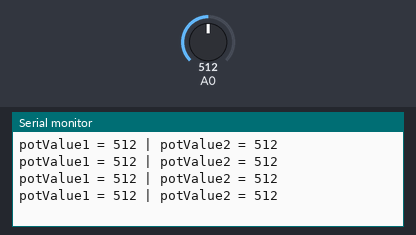
Bench run of a sketch on a simulated ESP8266 (NodeMCU). On the bench: the last lines printed to the serial monitor. The test bench sets the inputs (shaded band); at power-on: A0 = 512.

Above: at 1.2 s.
1.3 s: A0 set to 716
At 1.51 s:
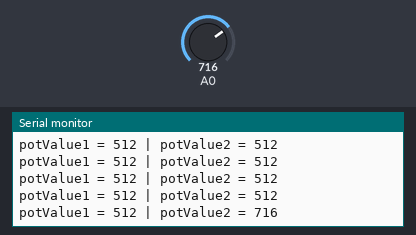
2.8 s: A0 set to 900
At 3.01 s:
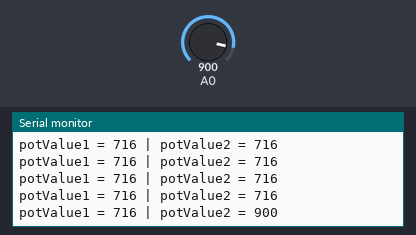
Timing chart, 0 to 5.8 s (numbered marks = the images above; inputs shaded):
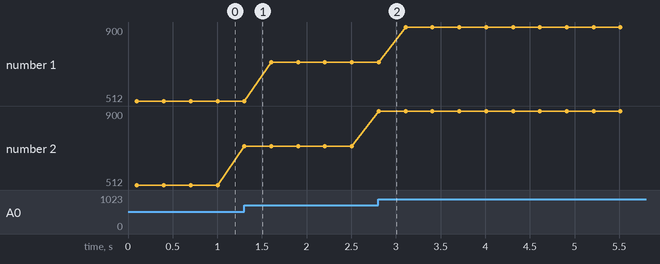

Measured:
- after the input at 1.3 s, the serial monitor: prints a new line at once (image 1)
- after the input at 2.8 s, the serial monitor: prints a new line at once (image 2)
- plotted number 1: 512 → 716 after the input at 1.3 s, 716 → 900 after the input at 2.8 s
- plotted number 2: 512 → 716 after the input at 1.3 s, 716 → 900 after the input at 2.8 s

The sketch:

Old_Sending_Code.ino
```cpp
// /workspaces/princessWinipini/ESP 1 (Sender)/Old Sending Code.ino
// princessWinipini Boat Project
// Created by calpkim & TitoSpike
// ©2025

//Chat GPT
/*
    const int switchPin = 2; // Example digital pin

    void setup() {
      pinMode(switchPin, INPUT);
    }

    void loop() {
      int switchState = digitalRead(switchPin);
      if (switchState == LOW) {
        // Switch is closed (on)
        // Do something when switch is on
      } else {
        // Switch is open (off)
        // Do something when switch is off
      }
    }
*/
#include <ESP8266WiFi.h>
#include <espnow.h>

uint8_t receiverMAC[] = {0x48, 0x3F, 0xDA, 0x57, 0x55, 0x5B};

typedef struct struct_message {
  int potValue1;
  int potValue2;
} struct_message;

struct_message dataToSend;

const int throttleGND = D5;  // Used to ground throttle pot
const int steeringGND = D6;  // Used to provide VCC to throttle pot
const int steeringVCC = D7; // Used to provide VCC to steering pot
const int throttleVCC = D8; // Used to provide VCC to throttle pot

void setup() {
  Serial.begin(115200);
  WiFi.mode(WIFI_STA);  // ESP-NOW requires station mode
  WiFi.disconnect();    // ensure no connection to router

  pinMode(throttleGND, INPUT);
  pinMode(steeringGND, INPUT);
  pinMode(steeringVCC, INPUT);
  pinMode(throttleVCC, INPUT);

  if (esp_now_init() != 0) {
    Serial.println("ESP-NOW init failed");
    return;
  }
// D0 is throttle positive (3v) and D1 is throttle negative (GND)
// D3 is steering positive (3v) and D2 is steering negative (GND)
//A0 is the analog input for both, have to on and off each port accordingly and read at the same time in order to read both simultaniously

  esp_now_set_self_role(ESP_NOW_ROLE_CONTROLLER);

  esp_now_add_peer(receiverMAC, ESP_NOW_ROLE_SLAVE, 1, NULL, 0);
}

void loop() {
  // === Read Throttle ===
  // TURN OFF STEERING
  pinMode(steeringGND, INPUT);   // Make sure steering is disconnected
  pinMode(steeringVCC, INPUT);  // Ensure steering VCC is off
  // TURN ON THROTTLE
  pinMode(throttleGND, OUTPUT);  // Set throttle GND to output
  pinMode(throttleVCC, OUTPUT);  // Turn on throttle VCC
  digitalWrite(throttleGND, LOW);    // Ground throttle
  digitalWrite(throttleVCC, HIGH);   // Turn on Power for throttle
  delay(50);                         // Wait for voltage to stabilize
  // READ THROTTLE
  dataToSend.potValue1 = analogRead(A0);
  //TURN OFF THROTTLE
  pinMode(throttleVCC, INPUT);  // Turn off throttle VCC
  pinMode(throttleVCC, INPUT);  // Turn off throttle VCC

  // === Read Steering ===
  // TURN OFF THROTTLE
  pinMode(throttleGND, INPUT);   // Make sure throttle is disconnected
  pinMode(throttleVCC, INPUT);  // Ensure throttle VCC is off
  // TURN ON STEERING
  pinMode(steeringGND, OUTPUT);  // Set steering GND to output
  pinMode(steeringVCC, OUTPUT);  // Turn on steering VCC
  digitalWrite(steeringGND, LOW);    // Ground steering
  digitalWrite(steeringVCC, HIGH);   // Turn on Power for steering
  delay(50);                         // Wait for voltage to stabilize
  // READ STEERING
  dataToSend.potValue2 = analogRead(A0);
  //TURN OFF STEERING
  pinMode(steeringGND, INPUT);   // Make sure steering is disconnected
  pinMode(steeringVCC, INPUT);  // Ensure steering VCC is off

    // === Print Data ===
  Serial.print("potValue1 = ");
  Serial.print(dataToSend.potValue1);
  Serial.print(" | potValue2 = ");
  Serial.println(dataToSend.potValue2);

  // === Send Data ===
  esp_now_send(receiverMAC, (uint8_t *) &dataToSend, sizeof(dataToSend));

  delay(200);
}
```
